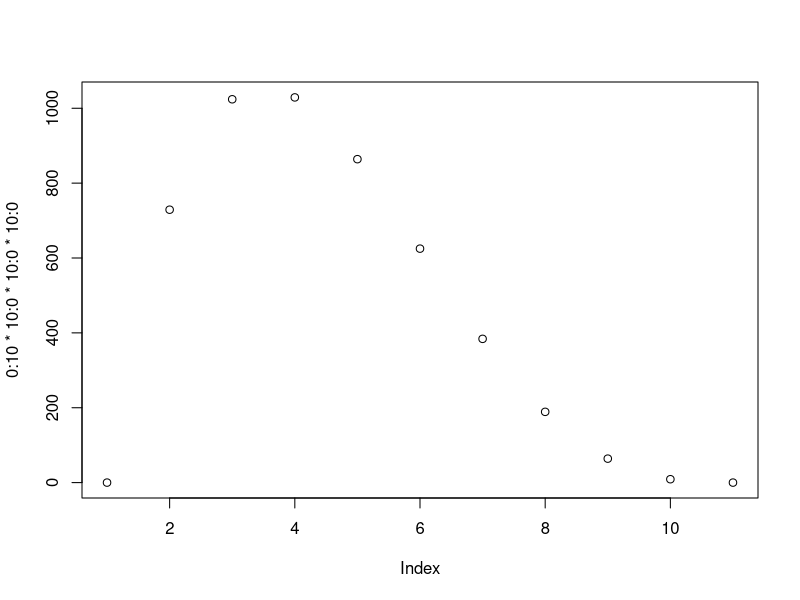

Reproduce this figure in R.
## ---- chunk 1
ways <- c(3, 8, 9)
ways/sum(ways)
## ---- chunk 2
plot (0:10 * 10:0 * 10:0 * 10:0)
